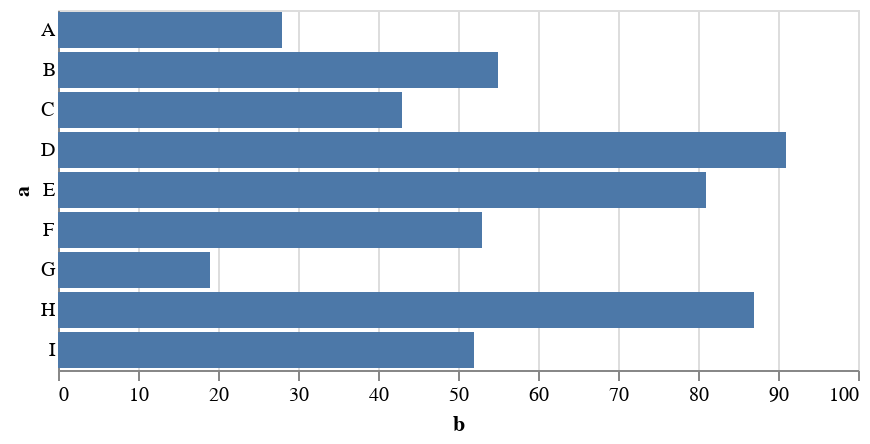

The notebook cell saved with this chart:
### Code cell
import altair as alt
import pandas as pd

source = pd.DataFrame({
    'a': ['A', 'B', 'C', 'D', 'E', 'F', 'G', 'H', 'I'],
    'b': [28, 55, 43, 91, 81, 53, 19, 87, 52]
})

alt.Chart(source).mark_bar().encode(
    x = 'b',
    y=alt.Y('a', axis=alt.Axis(tickSize=0))
)


y=alt.Y('person:Q', axis=alt.Axis(values=[1,2])),

### Figure 1 — Vega-Lite specification as saved in the notebook (floating-point values rounded to 4 significant figures)
{"config": {"view": {"continuousWidth": 400, "continuousHeight": 300}}, "data": {"name": "data-c2a3e89ba9d5d1687d5e8c28d630a033"}, "mark": "bar", "encoding": {"x": {"type": "quantitative", "field": "b"}, "y": {"type": "nominal", "axis": {"tickSize": 0}, "field": "a"}}, "$schema": "https://vega.github.io/schema/vega-lite/v4.8.1.json", "datasets": {"data-c2a3e89ba9d5d1687d5e8c28d630a033": [{"a": "A", "b": 28}, {"a": "B", "b": 55}, {"a": "C", "b": 43}, {"a": "D", "b": 91}, {"a": "E", "b": 81}, {"a": "F", "b": 53}, {"a": "G", "b": 19}, {"a": "H", "b": 87}, {"a": "I", "b": 52}]}}
